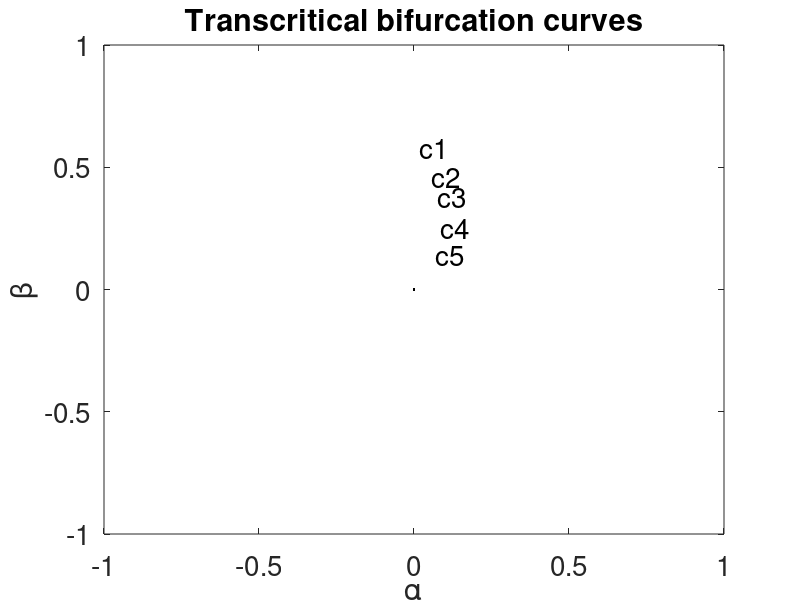

Source code (MATLAB):
% This script simulates the parameter space for reaction system with
% diffusion with Schnakneberg Model.
% Author Wakil Sarfaraz 25/04/2016
%clear all;
tic
xmax =1;
N = 40; %(Number of points on the x, y interval on which the equation is solved.
X = linspace(0,xmax,N+1); %This divides the interval into N equispaced sub intervals.
%X = 0: 1/N :1; This can also be used to create the same X.
[x, y] = meshgrid(X,X); % This creates an (N+1) by (N+1) grid of values ...
                        % of X and assignes them to x and y. (So x and y
                        % are now matrices of size (N+1)x(N+1)
x =x(:);  % This turns the matrix x into a column vector.
y =y(:);  % This turns the matrix y into a column vector.
NNODES = (N+1)^2; % This introduces the number of nodes in the result of triangulation.
NTRI = 2*N^2;  % This is the number of triangles in the mesh.
LNODES = zeros(NTRI, 3); % This creates a zero matrix of the size 'number of triangles by 3'
                         % (since there are 3 vertices for each triangle.

for i = 1:N
    for j = 1: N
        LNODES(i+2*(j-1)*N,1) = i+(j-1)*(N+1);%This numbers each of the first nodes of all the lower triangles in each square.
        LNODES(i+2*(j-1)*N,2) = i+j*(N+1); % This numbers each of the second nodes of all the lower triangles in each square.
        LNODES(i+2*(j-1)*N,3) = (i+1)+(j-1)*(N+1); % This numbers each of the third nodes of all the lower triangles in each square.
        
        LNODES(i+N+2*(j-1)*N,1) = i+1+j*(N+1); %This numbers each of the first nodes of all the upper triangles in each square.
        LNODES(i+N+2*(j-1)*N,2) = (i+1)+(j-1)*(N+1);%This numbers each of the second nodes of all the upper triangles in each square.
        LNODES(i+N+2*(j-1)*N,3) = i+j*(N+1);%This numbers each of the third nodes of all the upper triangles in each square.
                                            % Here for those nodes that
                                            % some triangles share (copy
                                            % and paste can work).
    end
end






m = 1;
n = 1;
%L = 100;
L = 15;
% T = (-(x+y).^3-x+y)./(x+y)-((d+1)*(n^2+m^2)*pi^2)/xmax^2;
% D = ((y-x)./(y+x)-((n^2+m^2)*pi^2)/xmax^2).*(-(y+x).^2-(d+1)*((n^2+m^2)*pi^2)/xmax^2)+2*y.*(y+x);
% Dcr = T.^2-4*D;
% img = sqrt(Dcr);




% 
% M = 100;
% dmax = 500;
% Diff = linspace(1,dmax,M+1);
%     for k = 1: length(Diff)
%  
gam = 1.;
% d = Diff(k);
d = 5;
T = gam*(-(x+y).^3-x+y)./(x+y)-((d+1)*(n^2+m^2)*pi^2)/L^2;
D = (gam*(y-x)./(y+x)-((n^2+m^2)*pi^2)/L^2).*(-gam*(y+x).^2-(d+1)*((n^2+m^2)*pi^2)/L^2)+2*gam^2*y.*(y+x);
Dcr = T.^2-4*D;
img = sqrt(Dcr);

Ru = zeros(NNODES, 2);
for i = 1: NNODES
    for j = 1 : 3
    %if (Dcr(LNODES(i,j))<=1e-2 && Dcr(LNODES(i,j))>=-1e-2 )
    %if(Dcr(LNODES(i,j))<0 && T(LNODES(i,j))<0)
    %if(Dcr(LNODES(i,j))>0 && T(LNODES(i,j))+sqrt(Dcr(LNODES(i,j)))>0)
    %if(Dcr(LNODES(i,j))<0 && T(LNODES(i,j))>0)
    if(T(LNODES(i,j))<=1e-3 && T(LNODES(i,j))>=-1e-3 && D(LNODES(i,j))>0)
        Ru(i,1) = x(LNODES(i,j));
        Ru(i,2) = y(LNODES(i,j));
    end
  
    end
    
end
plot(Ru(:,1),Ru(:,2),'.','Color','k')
%  hold on
%  text(0.4,1.8,'d=1.5','fontsize',15)
%  text(0.45,1.4,'d=2','fontsize',15)
%   text(0.2,1.05,'d=2.3','fontsize',15)
%   text(0.45,0.55,'d=2.8','fontsize',15)
%  text(0.45,0.22,'d=3.5','fontsize',15)

%  text(1.1,0.85,'d=2','fontsize',15)
%  text(0.95,0.85,'d=4','fontsize',15)
%   text(0.85,0.85,'d=6','fontsize',15)
%   text(0.75,0.85,'d=8','fontsize',15)
%  text(0.6,0.85,'d=10','fontsize',15)

%  text(0.6,0.1,'E','fontsize',20)
% text(0.55,0.45,'D','fontsize',20)
% text(0.35,0.85,'C','fontsize',20)
% text(0.1,1.4,'B','fontsize',20)
% text(0.15,1.75,'A','fontsize',20)

%  text(1,1.5,'A','fontsize',20)
% text(0.55,0.45,'E','fontsize',20)
% text(0.35,0.85,'D','fontsize',20)
% text(0.1,1.4,'C','fontsize',20)
% text(0.15,1.75,'B','fontsize',20)

%  text(0.0245,0.34,'A','fontsize',20)
% text(0.0225,0.33,'B','fontsize',20)
% text(0.0215,0.295,'C','fontsize',20)
% text(0.02,0.28,'D','fontsize',20)
% text(0.01,0.3,'E','fontsize',20)

% text(1.25,0.2,'E','fontsize',20)
% text(1.17,0.2,'D','fontsize',20)
% text(1.08,0.2,'C','fontsize',20)
% text(0.98,0.2,'B','fontsize',20)
% text(0.82,0.2,'A','fontsize',20)
% 
% text(1.25,0.2,'B','fontsize',20)
% text(1.17,0.2,'C','fontsize',20)
% text(1.08,0.2,'D','fontsize',20)
% text(0.98,0.2,'E','fontsize',20)
% text(1.34,0.2,'A','fontsize',20)

% text(0.025,0.35,'E','fontsize',20)
% text(0.07,0.35,'D','fontsize',20)
% text(0.105,0.35,'C','fontsize',20)
% text(0.13,0.35,'B','fontsize',20)
% text(0.147,0.35,'A','fontsize',20)

% text(0.001,0.67,'E','fontsize',20)
% text(0.025,0.59,'D','fontsize',20)
% text(0.06,0.49,'C','fontsize',20)
% text(0.085,0.4,'B','fontsize',20)
% text(0.105,0.4,'A','fontsize',20)

text(0.018,0.58,'c1','fontsize',20)
text(0.056,0.46,'c2','fontsize',20)
text(0.076,0.38,'c3','fontsize',20)
text(0.084,0.25,'c4','fontsize',20)
text(0.07,0.14,'c5','fontsize',20)

% % legend('d=1.5')
title('Transcritical bifurcation curves','fontsize',24)
%legend('Black:     d=2','Magenta:d=4','Green:    d=6','Red:       d=8','Blue:      d=10')
% title(['Unstable region with d=',num2str(Diff(k))],'fontsize',6)
xlabel('\alpha','fontsize',25)
ylabel('\beta','fontsize',25)
set(findobj('type','legend'),'fontsize',20)
set(findobj('type','axes'),'fontsize',20)
% 
%   xlim([0 1.4])
%    ylim([0 2.5])
 hold on

% Ru1 = zeros(NNODES, 2);
% Ru1 = zeros(NNODES, 2);
% for i = 1: NNODES
%     for j = 1 : 3
%     if (Dcr(LNODES(i,j))<=1e-3 && Dcr(LNODES(i,j))>=-1e-3 )
%         Ru1(i,1) = x(LNODES(i,j));
%         Ru1(i,2) = y(LNODES(i,j));
%     end
%   
%     end
%     
% end
% % 
% 
% % 
% figure(1)
% %subplot(2,2,1)
% plot(Ru1(:,1),Ru1(:,2),'.','Color','y')
% % text(1,.1,'c1 \rightarrow','fontsize',16)
% %legend('Stable Spiral')
% title('Boundary Curves for complex \lambda','fontsize',16)
% xlabel('\alpha','fontsize',18)
% ylabel('\beta','fontsize',18)
% %  xlim([0 xmax/2])
% %  ylim([0 xmax])
% hold on
% pause(1e-10)
%     end
%   trisurf(LNODES,x,y,T(:,:))
%   title('The real part of complex \sigma','fontsize',18)  
%   shading interp
%   xlabel('\alpha','fontsize',16)
%   ylabel('\beta','fontsize',16)
%   zlabel('T(\alpha,\beta)','fontsize',16)
% %   text(0.014,0.1,'d=15','fontsize',12)
% 
%   set(findobj('type','legend'),'fontsize',8)
% set(findobj('type','axes'),'fontsize',12)
%  
% hold on
%  